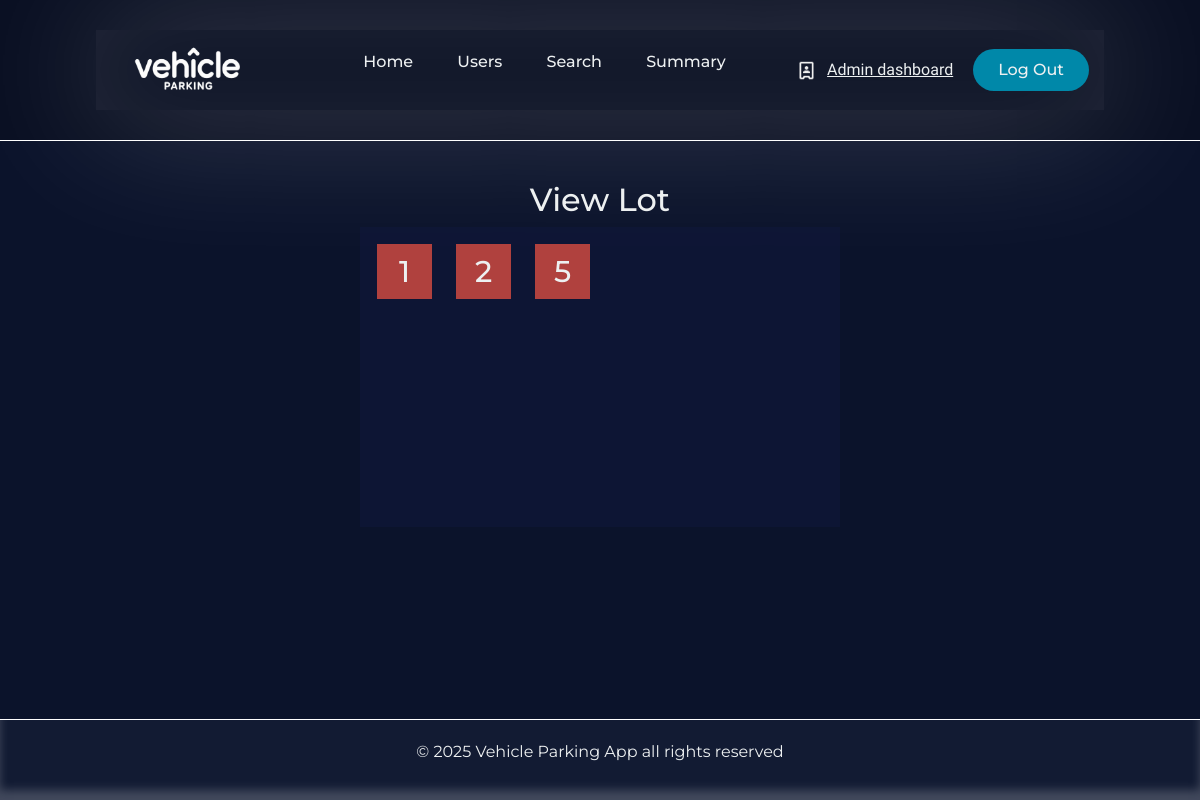
Before: /view-parking-lot/1 with the older database file.
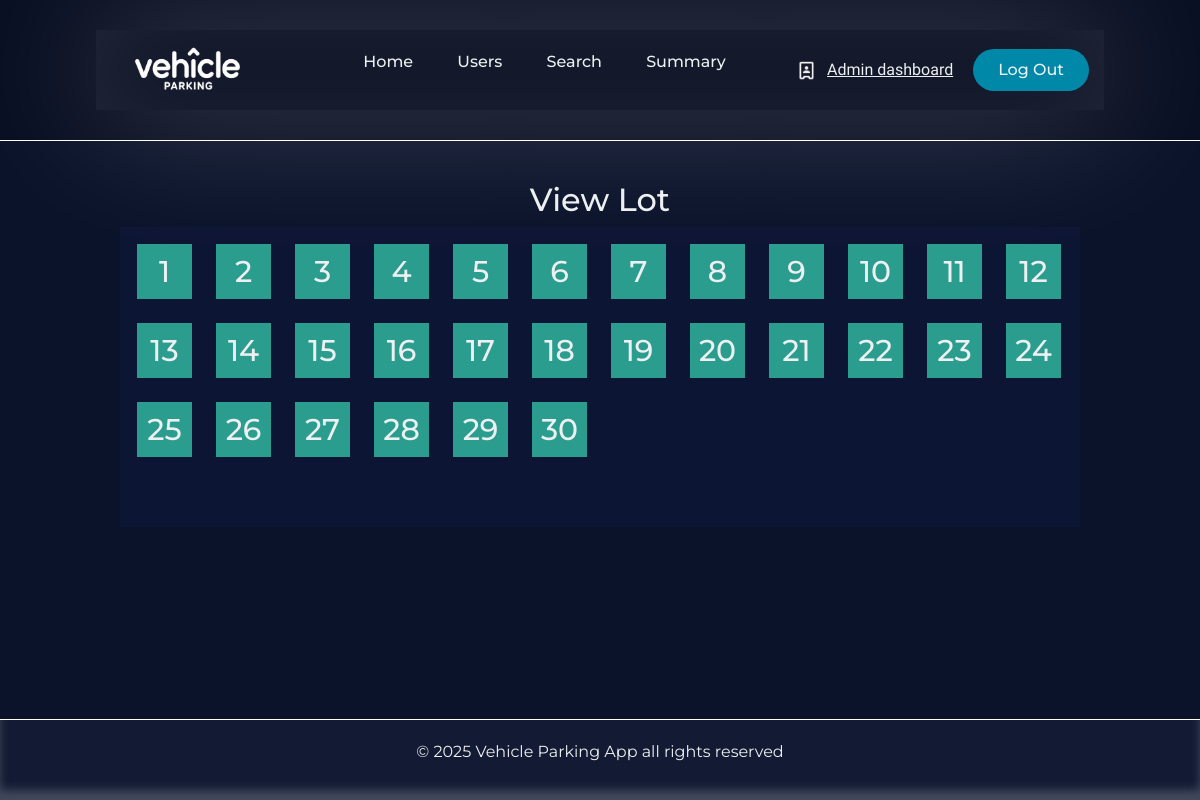
After: the same page with the newer database file.
### Application/models.py (models this page shows)
class Parkingspots(db.Model):
    __tablename__='parking_spots'
    id=db.Column(db.Integer,primary_key=True)
    lot_id=db.Column(db.Integer,db.ForeignKey('parking_lot.id'),nullable=False)
    spot_number=db.Column(db.Integer,nullable=False)
    status=db.Column(db.String(20),default='Available',nullable=False) # A= Available,O=Occupied
    record=db.relationship('Parkingrecords',backref='spot',lazy=True)

### Application/controllers.py (the view)
@app.route('/view-parking-lot/<int:lot_id>',methods=['GET','POST'])
def view_lot(lot_id):
    parking_spots=Parkingspots.query.filter_by(lot_id=lot_id).all()
    return render_template('view_parkinglot.html',parking_spots=parking_spots)

### templates/view_parkinglot.html (shortened to what this page needs)
{% extends 'admin_base.html' %}
{% block content %}
<div class="view-container">
            <div class="view-lot-heading">
                <h2> View Lot </h2>
            </div>
            <div class="view-parking-lot">
            {% for spots in parking_spots %}
                {% if spots.status=='A' %}
                    <a href="/view-parking-spot/Available/{{spots.id}}">
                        <div class="parking-spots-available">
                            {{spots.spot_number}}
                        </div>
                    </a>
                {% else %}
                    <a href="/view-parking-spot/Occupied/{{spots.id}}">
                        <div class="parking-spots-occupied">
                            {{spots.spot_number}}
                        </div>
                    </a>
                {% endif %}
            {% endfor %}
            </div>
</div>
{% endblock %}

Changed rows visible on the page:
changed Parkingspots (number 1 of 30 on the later page): status "O" → "A" (drawn)
changed Parkingspots (number 2 of 30 on the later page): status "O" → "A" (drawn)
added Parkingspots: spot_number "3"
added Parkingspots: spot_number "4"
changed Parkingspots (number 5 of 30 on the later page): status "O" → "A" (drawn)
added Parkingspots: spot_number "6"
added Parkingspots: spot_number "7"
added Parkingspots: spot_number "8"
added Parkingspots: spot_number "9"
added Parkingspots: spot_number "10"
added Parkingspots: spot_number "11"
added Parkingspots: spot_number "12"
added Parkingspots: spot_number "13"
added Parkingspots: spot_number "14"
added Parkingspots: spot_number "15"
added Parkingspots: spot_number "16"
added Parkingspots: spot_number "17"
added Parkingspots: spot_number "18"
added Parkingspots: spot_number "19"
added Parkingspots: spot_number "20"
added Parkingspots: spot_number "21"
added Parkingspots: spot_number "22"
added Parkingspots: spot_number "23"
added Parkingspots: spot_number "24"
added Parkingspots: spot_number "25"
added Parkingspots: spot_number "26"
added Parkingspots: spot_number "27"
added Parkingspots: spot_number "28"
added Parkingspots: spot_number "29"
added Parkingspots: spot_number "30"
